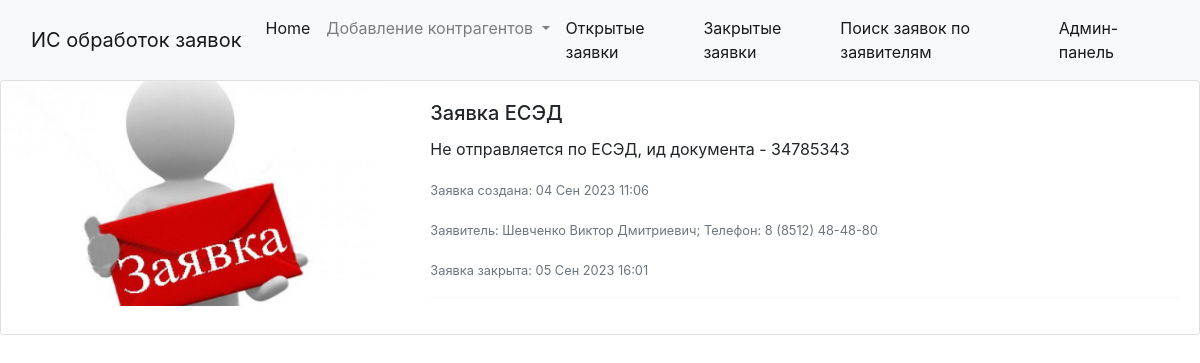
The app's page /application/1/ with its own data.
### applications/models.py (models this page shows, shortened)
class Other_applications(models.Model):
    system = models.ForeignKey(Systems,on_delete=models.CASCADE,verbose_name='Система')
    text = models.TextField(verbose_name = 'Текст заявки',null=True)
    date_created = models.DateTimeField(auto_now_add=True,verbose_name='Дата создания заявки')
    date_completion = models.DateTimeField(auto_now=True,null=True)
    status = models.BooleanField(default=False, verbose_name='Статус заявки')
    id_appl = models.ForeignKey(Applicants, on_delete=models.CASCADE, verbose_name='Заявитель')
    answer = models.TextField(verbose_name = 'Текст ответа',null=True,blank=True)
    responsible = models.ForeignKey(User,on_delete=models.SET_NULL,null=True,blank=True)
    class Meta:
        verbose_name = 'Заявка'
        verbose_name_plural = 'Заявки'
        ordering = ['date_created']

class Systems(models.Model):
    name = models.CharField(max_length=300,help_text='Название системы',verbose_name='Название системы')
    description = models.TextField(help_text='Описание системы',verbose_name='Описание системы',blank=True,null=True)
    class Meta:
        verbose_name = 'Система'
        verbose_name_plural = 'Системы'
    def __str__(self):
        return self.name

class Applicants(models.Model):
    first_name = models.CharField(max_length=100, help_text='Имя заявителя', verbose_name='Имя',null=True,blank=True)
    last_name = models.CharField(max_length=100, help_text='Фамилия заявителя', verbose_name='Фамилия',null=True,blank=True)
    patronymic = models.CharField(max_length=100, help_text='Отчество заявителя', verbose_name='Отчество', blank=True, null=True)
    phone = models.CharField(max_length=20, help_text='Номер телефона',verbose_name='Номер телефона',null=True,blank=True)
    email = models.EmailField(help_text='Почта',verbose_name='Почта',null=True,blank=True)
    org = models.CharField(max_length=200,help_text='Организация',verbose_name='Организация',null=True,blank=True)
    id_user_tel = models.CharField(null=True, blank=True, verbose_name='ИД телеграмм пользователя', max_length=100)
    black_list = models.BooleanField(default=False,help_text='ЧС', verbose_name='ЧС')
    class Meta:
        verbose_name = 'Заявитель'
        verbose_name_plural = 'Заявители'
        ordering = ['last_name']

### applications/views.py (the view, shortened to what this page needs)
# urls.py: path('application/<int:id_appl>/',appl,name = 'appl'),
def appl(request,id_appl):
    global ans
    article = Other_applications.objects.get(pk=id_appl)
    form = AnswerForm(instance=article)
    appl = Other_applications.objects.get(pk=id_appl)
    templ = Typical_answers.objects.filter(system=appl.system)
    content = {
        'application':appl,
        'form':form,
        'templates':templ,
    }
    return render(request,'applications/application.html',context = content)

### applications/templates/applications/application.html (shortened to what this page needs)
{% extends 'applications/base.html' %}
{% load tz %}
{% block content %}
{% load static %}
<div class="card mb-3">
    <div class="row g-0">
        <div class="col-md-4">
            <img src="{% static '/img/zayavka.jpg' %}" class="img-fluid rounded-start" alt="...">
        </div>
        <div class="col-md-8">
            <div class="card-body">
                <h5 class="card-title"> Заявка {{application.system}}</h5>
                <p class="card-text">{{application.text}}</p>
                <p class="card-text"><small class="text-muted">Заявка создана: {{application.date_created|date:"d M Y"}}
                    {{ application.date_created|time:"H:i" }}</small></p>
                <p class="card-text"><small class="text-muted">
                    Заявитель: {{ application.id_appl.last_name }} {{ application.id_appl.first_name }}
                    {{application.id_appl.patronymic}};
                    Телефон: {{ application.id_appl.phone }}</small></p>
                {% if application.status is False%}
                <form action="" method="post" >
                    {% csrf_token %}
                    {{ form.as_p }}
                    <input type="submit" class="btn btn-success" value="Закрыть заявку"/>
                </form>
                {% else %}
                <p class="card-text"><small class="text-muted">Заявка закрыта: {{application.date_completion|date:"d M Y"}} {% timezone "Europe/Samara" %}{{ application.date_completion|time:"H:i" }}{% endtimezone %}</small></p>
                {% endif %}
                <hr>
            </div>
        </div>
    </div>
</div>
{% endblock %}

### records on screen
Other_applications: system "ЕСЭД", text "Не отправляется по ЕСЭД, ид документа - 34785343", date_created "04 Сен 2023", date_created "11:06", id_appl.last_name "Шевченко", id_appl.first_name "Виктор", id_appl.patronymic "Дмитриевич", id_appl.phone "8 (8512) 48-48-80", date_completion "05 Сен 2023", date_completion "16:01"
